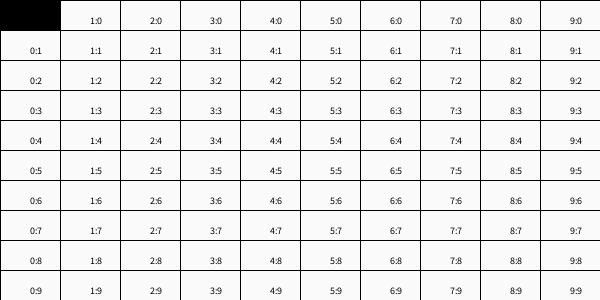
Frame 1 (no input)
Frame 60 (the mouse pressed at the canvas centre just before this capture): identical to frame 1, image omitted
Frame 120 (the mouse held since frame 60 and released just before this capture): identical to frame 1, image omitted

The Processing sketch that drew this single still picture (run headless with seeded random() and noise(); from frame 60 on, the mouse is pressed at the canvas centre):

// Processing sketch: grilla_mover_flechas_2
// ── grilla_mover_flechas_2.pde
int cant = 10;
int tamX, tamY;
int col1, fila1 = 0;
int [][] misDatos = new int [cant][cant];

void setup() {
  size(600, 300);
  tamX = width/cant;
  tamY = height/cant;
  for (int col=0; col < cant; col++) {
    for (int fila=0; fila < cant; fila++) {
      misDatos[col][fila] = 0;
    }
  }
  misDatos[col1][fila1] = 1;
}

void draw() {
  background(200);
  for (int col=0; col < cant; col++) {
    for (int fila=0; fila < cant; fila++) {
      if(misDatos[col][fila] == 1){
        fill(0);
      }else{
        fill(250);
      }
      rect(col*tamX, fila*tamY, tamX, tamY);
      
      fill(0);
      textSize(10);
      text(col+":"+fila, col*tamX + tamX/2, fila*tamY + tamY - tamY/5);
    }
  }
}

void keyPressed(){
  if(keyCode == RIGHT){
    misDatos[col1][fila1] = 0;
    misDatos[col1+1][fila1] = 1;
    col1 = col1 + 1;
  }
}
